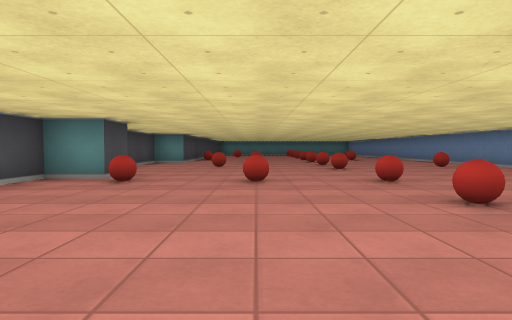
View 1 (above)

24 first-person views from a walk through a cub3D level. The camera is about half as high as the walls, tilts 2° down and sees 75° across. The floor is counted in squares. Each view is taken from the middle of a square. On the plan, view 1 faces up. The plan holds only what a view shows up to about 9 squares ahead; the rest is blank. The place goes on beyond the plan.

View 2
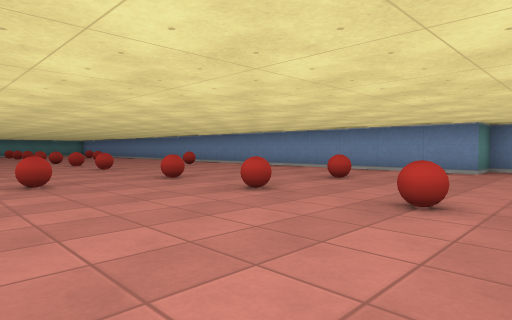

View 3
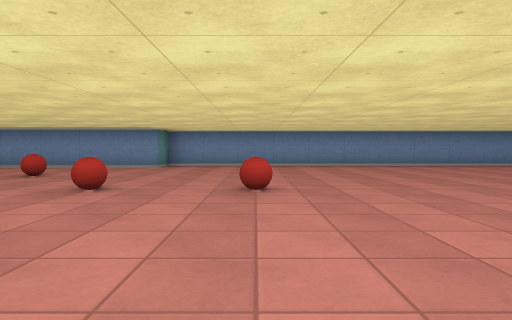

View 4
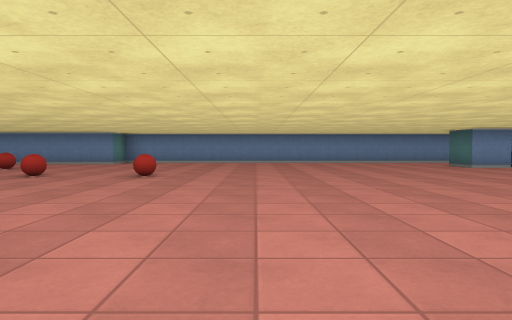

View 5
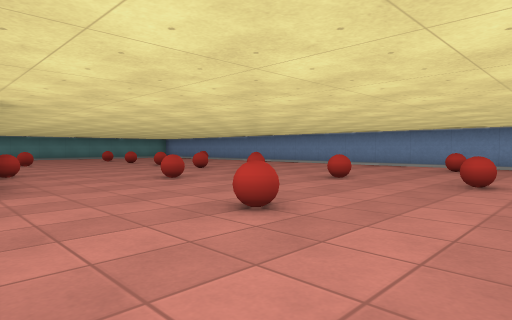

View 6
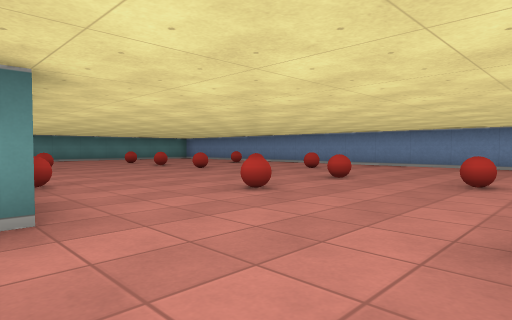

View 7
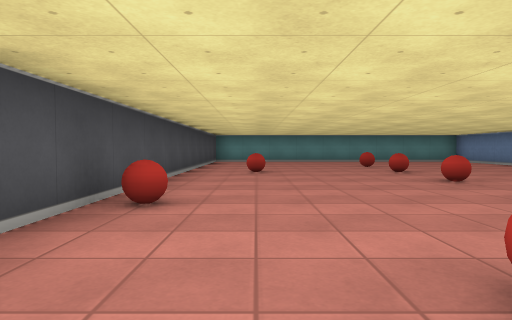

View 8
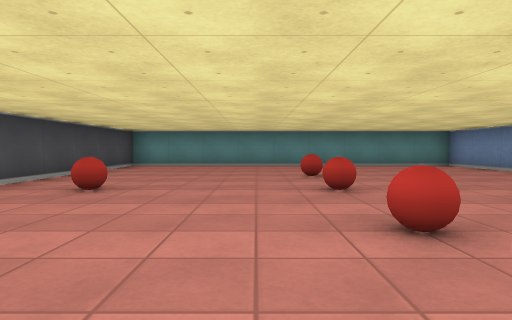

View 9
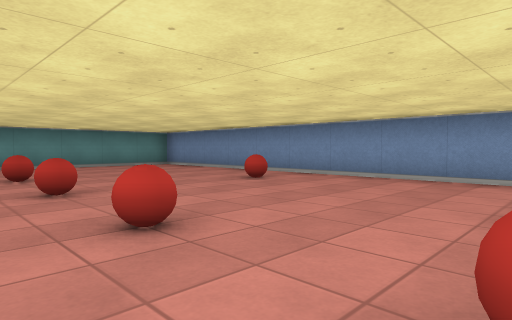

View 10
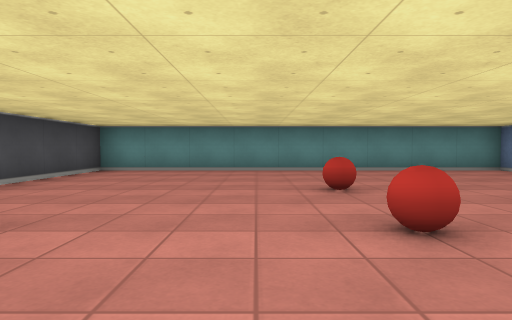

View 11
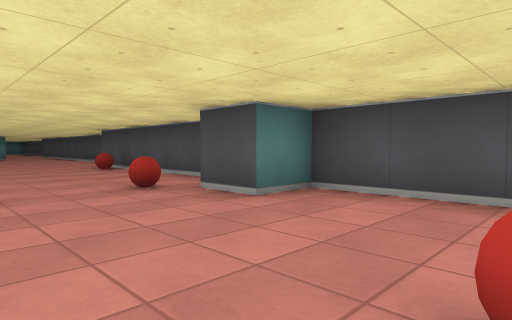

View 12
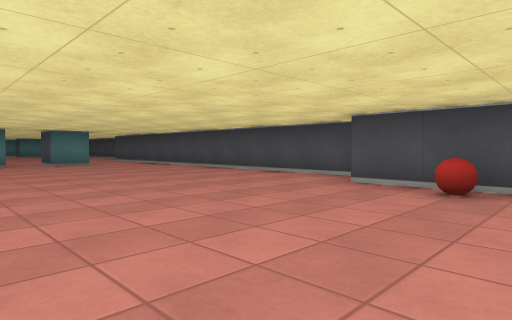

View 13
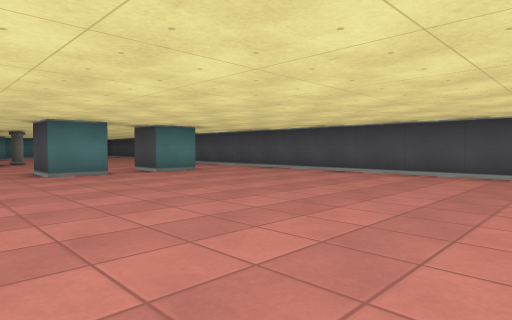

View 14
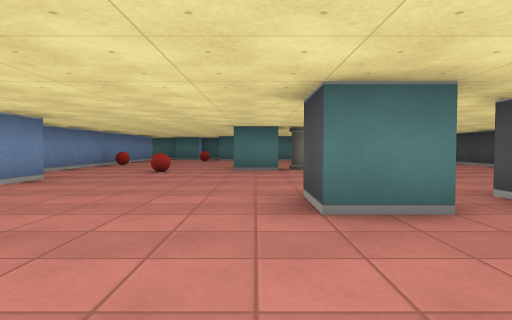

View 15
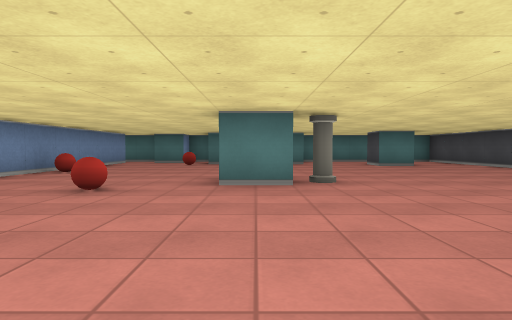

View 16
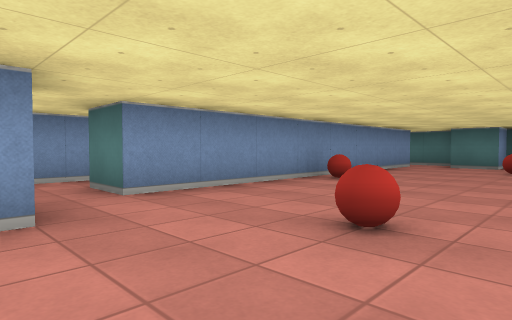

View 17
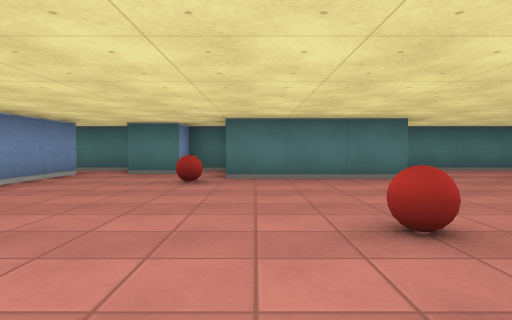

View 18
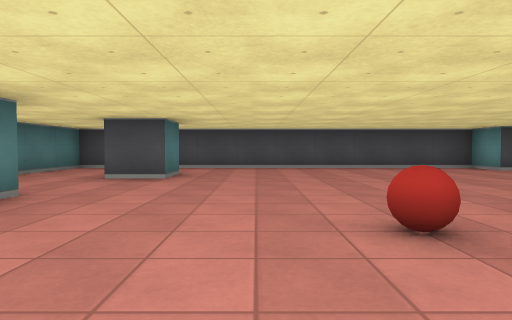

View 19
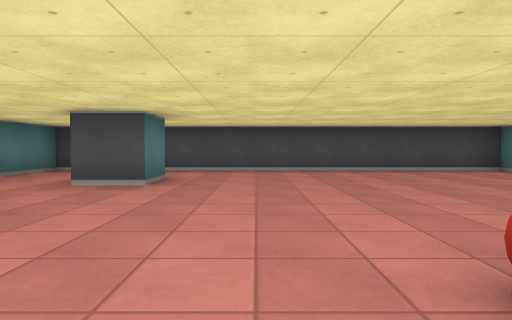

View 20
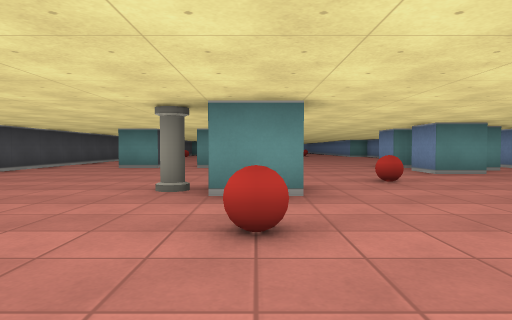

View 21
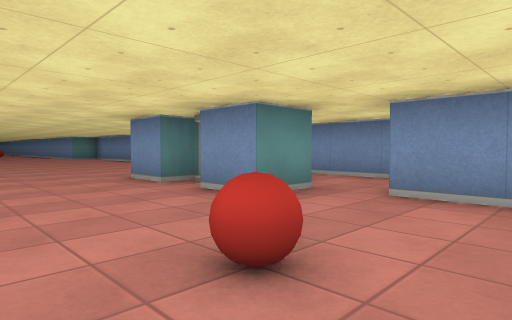

View 22
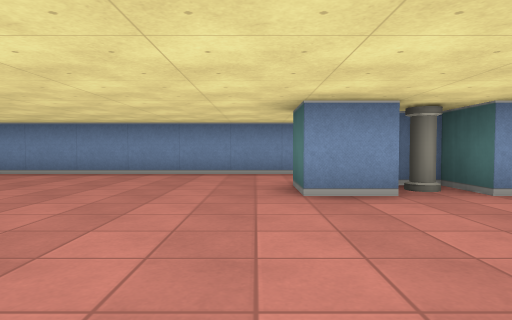

View 23
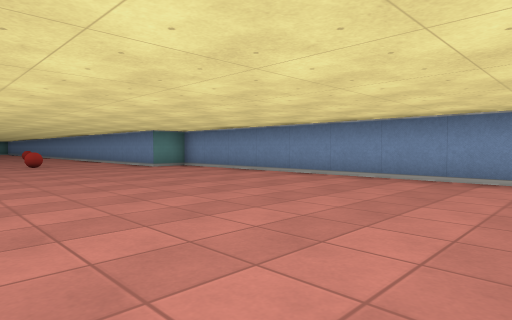

View 24
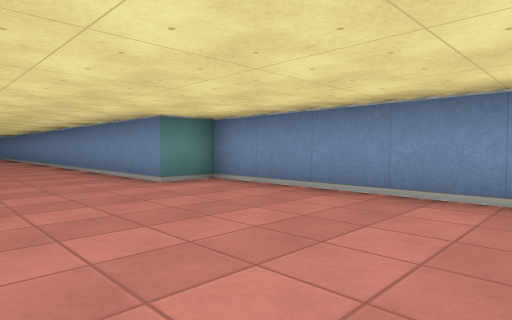

### Floor plan
Points are (right, up) in squares from view 1. A wall is a line through its corners. A room is listed if a view was taken in it or the views show most of it. See-through windows are left out.
Room 1 (views 1, 2, 3, 4, 5, 6, 7, 8, 9, 10, 11, 12, 13, 14, 15, 16, 17, 18, 19, 20, 21, 22, 23, 24)
walls: (-4.5, -1) (-4.5, -11.5) (-5.5, -11.5) (-5.5, -19.1); (-0.6, -8.5) (0.5, -8.5) (0.5, -9.5); (-2.6, -8.5) (-1.5, -8.5) (-1.5, -9.5) (-2.5, -9.5); (-3.5, 8.6) (-3.5, 6.5) (-2.5, 6.5) (-2.5, 5.5) (-3.5, 5.5) (-3.5, -0.5); (5.2, -9.5) (4.5, -9.5) (4.5, -8.5) (5.5, -8.5); (7.5, -10.4) (7.5, 1.5) (6.5, 1.5) (6.5, 12.2); (5.6, -11.5) (4.5, -11.5) (4.5, -10.5) (5.5, -10.5) (5.5, -9.9); (0.5, -13.5) (1.5, -13.5); (1.5, -14.5) (0.5, -14.5); (6.5, 14.6) (6.5, 23.5) (-2.5, 23.5) (-2.5, 12.9); (-3.5, -18.5) (-2.5, -18.5) (-2.5, -19.5); (-0.6, -19.5) (2.5, -19.5); (5.5, -20.5) (5.5, -12.5); (2.6, -21.5) (3.5, -21.5) (3.5, -20.5) (4.5, -20.5); (-5.5, -20.8) (-5.5, -21.5) (-1.4, -21.5)
ways out: opening at (6, -21); opening at (6, -12); opening at (7, -11)
objects: ball (-3, 1); ball (-2, 5); ball (-2, 14); ball (-1, 9); ball (-1, 18); pillar (0, -14); ball (0, 5); ball (0, 12); ball (1, -16); ball (2, -1); ball (2, 1); ball (2, 3); ball (2, 5); ball (2, 8); ball (2, 10); ball (2, 12); ball (2, 14); ball (2, 16); ball (2, 18); ball (2, 20); ball (3, -19); ball (3, -13); ball (4, 3); ball (4, 14); ball (5, -16); pillar (5, -10); ball (5, 9); ball (5, 18)

Where each view was taken, in squares from view 1:
view 1: 0 up, 0 right, facing up
view 2: 0 up, 1 left, facing up-right
view 3: 1 down, 2 left, facing right
view 4: 3 down, 4 left, facing right
view 5: 7 up, 3 left, facing up-right
view 6: 9 up, 3 left, facing up-right
view 7: 11 up, 1 left, facing up
view 8: 14 up, 1 right, facing up
view 9: 14 up, 1 right, facing up-right
view 10: 16 up, 1 right, facing up
view 11: 9 up, 0 right, facing down-left
view 12: 2 up, 1 right, facing down-left
view 13: 2 down, 2 right, facing down-left
view 14: 6 down, 1 right, facing down
view 15: 9 down, 1 right, facing down
view 16: 11 down, 2 right, facing down-right
view 17: 14 down, 2 right, facing down
view 18: 17 down, 3 right, facing left
view 19: 17 down, 2 right, facing left
view 20: 18 down, 1 right, facing up
view 21: 14 down, 2 right, facing up-right
view 22: 8 down, 1 right, facing right
view 23: 7 down, 2 right, facing up-right
view 24: 3 down, 4 right, facing up-right
